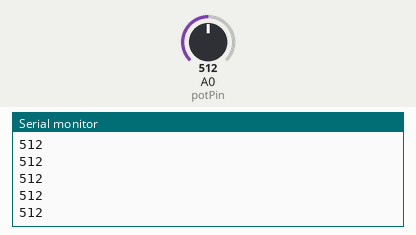
Recording of a sketch running on a simulated Arduino Uno, built with avr-gcc and run on an emulated ATmega328P. Parts: the last lines printed to the serial monitor. The inputs (shaded band) are chosen by the test bench; at power-on: A0 (potPin) = 512.

Above: at 1.2 s.
1.3 s: A0 (potPin) set to 716
At 2.4 s:
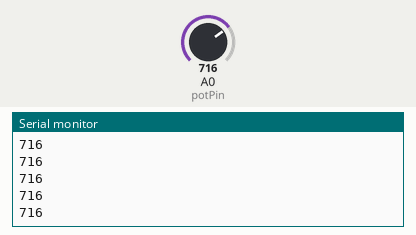
2.8 s: A0 (potPin) set to 900
At 3.6 s:
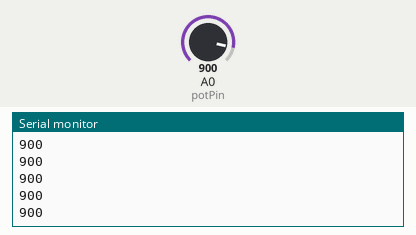
Timing chart, 0 to 5.8 s (numbered marks = the images above; inputs shaded):
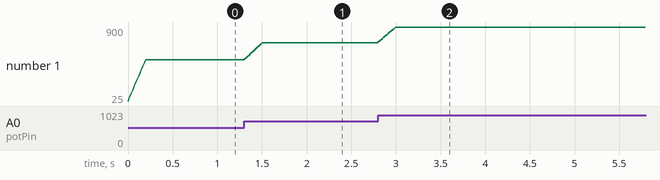

The sketch:

AnalogReadWithSmoothing.ino
```cpp
const int potPin = A0;
const int BAUD_RATE = 9600;

// Array variables for tracking a window of potentiometer values
//  We want to hold on to the last NUM_SAMPLES values and perform
//  an average on them to arrive at a 'current' value - this
//  is called a moving average: http://en.wikipedia.org/wiki/Moving_average
//  NOTE: The larger NUM_SAMPLES, the smoother the values, but also
//  the longer it will take the average to move in response to you turning the
//  potentiometer
const int NUM_SAMPLES = 20;
int potSamples[NUM_SAMPLES];
int potIndex = 0;
int totalPotValue = 0;

// Change detection variables
//  Even with the averaging, our pot value will likely still flip between
//  neighboring values, so this changeThreshold is used in order to only
//  update the pot value sent out from the arduino if the pot value
//  has changed by a specified amount
int lastAveragePotValue = 0;
const int CHANGE_THRESHOLD = 3;

void setup()
{
  Serial.begin(BAUD_RATE);

  // Fill the array of samples with zeros
  for (int i=0; i<NUM_SAMPLES; i++) potSamples[i] = 0;
}

void loop()
{
  // potSamples[potIndex] is the oldest data in the array
  // We are about to override it with a new value, but first
  // we need to subtract it from our running total of pot values
  totalPotValue -= potSamples[potIndex];

  // Get the current pot value
  int currentPotValue = analogRead(potPin);

  // Update our running total and add the new value to the array
  totalPotValue += currentPotValue;
  potSamples[potIndex] = currentPotValue;

  // Increment our index
  potIndex++;
  if (potIndex>NUM_SAMPLES-1) potIndex = 0;

  // Calculate the average pot value
  int averagePotValue = totalPotValue / NUM_SAMPLES;

  // Detect whether the new average pot value has changed enough
  // from our last saved average pot value
  int change = abs(averagePotValue-lastAveragePotValue);
  if (change >= CHANGE_THRESHOLD){
    lastAveragePotValue = averagePotValue;
  }

  // Output the last saved average pot value
  // i.e. the last one that exceeeded the change threshold
  Serial.println(lastAveragePotValue);

  // Delay
  delay(10);
}
```

Measured:
- after the input at 1.3 s, the serial monitor: prints a new line at once (image 1)
- after the input at 2.8 s, the serial monitor: prints a new line at once (image 2)
- plotted number 1: 512 → 716 after the input at 1.3 s, 716 → 900 after the input at 2.8 s
